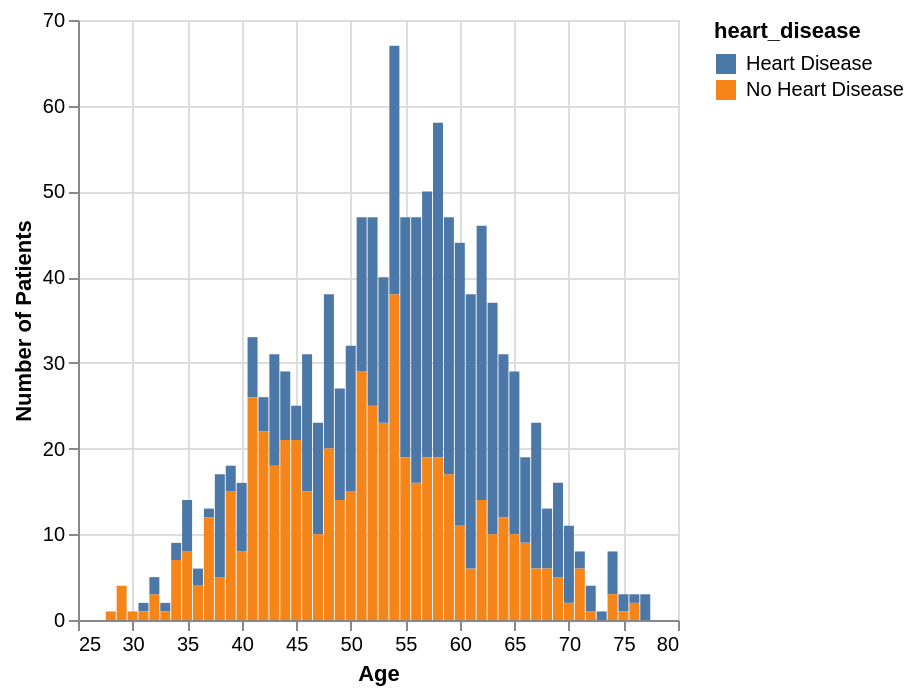

The code cell stored with this chart in its notebook:
### Markdown cell above
## Visualize the Data

### Code cell
df["heart_disease"] = df["target"].map({
    0: "No Heart Disease",
    1: "Heart Disease"
})


# Chart 1: Age distribution

alt.Chart(df).mark_bar().encode(
    x = alt.X("age:Q",title="Age"),
    y = alt.Y("count()", title="Number of Patients"),
    color = "heart_disease:N"
)

### Figure 1 — Vega-Lite specification as saved in the notebook (floating-point values rounded to 4 significant figures; data arrays with more than 128 entries replaced by an {"elided": "..."} marker saying what was removed)
{"config": {"view": {"continuousWidth": 300, "continuousHeight": 300}}, "data": {"name": "data-f64d5681eb0f39d1e3984bd4a50ae38a"}, "mark": {"type": "bar"}, "encoding": {"color": {"field": "heart_disease", "type": "nominal"}, "x": {"field": "age", "title": "Age", "type": "quantitative"}, "y": {"aggregate": "count", "title": "Number of Patients", "type": "quantitative"}}, "$schema": "https://vega.github.io/schema/vega-lite/v5.20.1.json", "datasets": {"data-f64d5681eb0f39d1e3984bd4a50ae38a": {"elided": "1190 records"}}}
